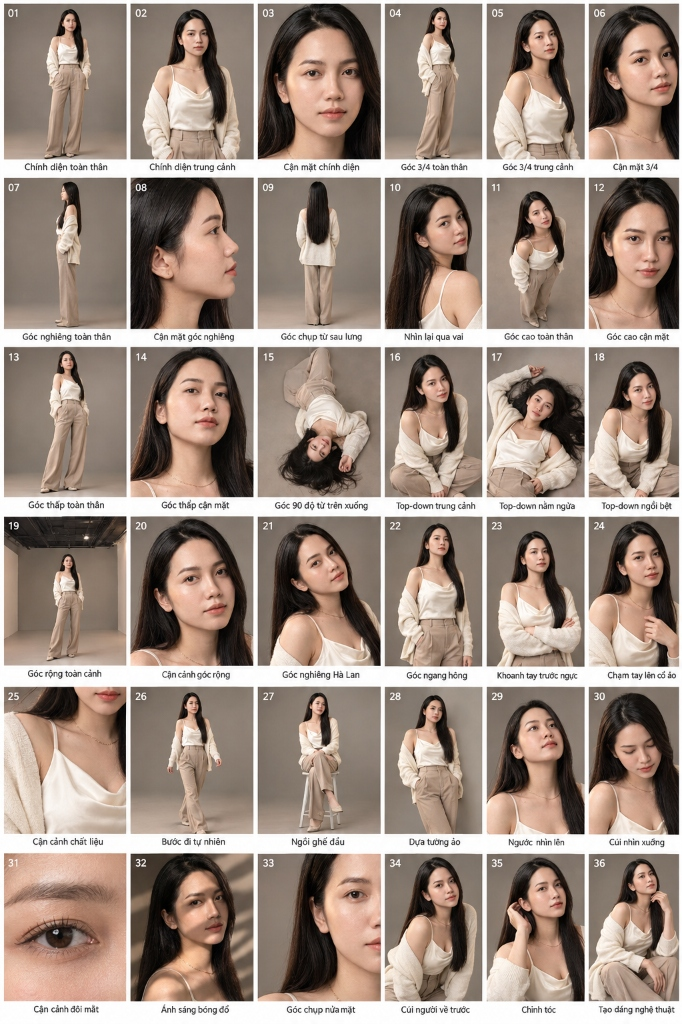
#> input picture assets/datasets/koc/archive_old/master_koc_36_storyboard_v4_new.jpg, 682 x 1024 px, found by its file name
$ python crop_old_36_poses.py
#> lines starting #> are read from the running program, lines starting #| are printed output that depends on the picture
"""
Crop the 36 poses from the master storyboard v4 into individual reference images.
Grid is 6 columns x 6 rows = 36 cells.
"""

import os
from pathlib import Path
from PIL import Image

SRC_PATH = Path("/Volumes/Data/gobi-social/assets/datasets/koc/archive_old/master_koc_36_storyboard_v4_new.jpg")
OUT_DIR = Path("/Volumes/Data/gobi-social/assets/datasets/koc/old_reference_poses")
OUT_DIR.mkdir(parents=True, exist_ok=True)

im = Image.open(SRC_PATH)
#> im is the input picture: PIL image 682x1024 RGB; mean R, G, B 157.8, 140.3, 129
width, height = im.size
#> width = 682; height = 1024

COLS = 6
ROWS = 6

cell_w = width / COLS
#> cell_w = 113.7
cell_h = height / ROWS
#> cell_h = 170.7

POSE_NAMES = [
    "01_chinh_dien_toan_than",
    "02_chinh_dien_trung_canh",
    "03_can_mat_chinh_dien",
    "04_goc_3_4_toan_than",
    "05_goc_3_4_trung_canh",
    "06_can_mat_3_4",
    "07_goc_nghieng_toan_than",
    "08_can_mat_goc_nghieng",
    "09_goc_chup_sau_lung",
    "10_nhin_lai_qua_vai",
    "11_goc_cao_toan_than",
    "12_goc_cao_can_mat",
    "13_goc_thap_toan_than",
    "14_goc_thap_can_mat",
    "15_goc_90_do_tren_xuong",
    "16_top_down_trung_canh",
    "17_top_down_nam_ngua",
    "18_top_down_ngoi_bet",
    "19_goc_rong_toan_canh",
    "20_can_canh_goc_rong",
    "21_goc_nghieng_ha_lan",
    "22_goc_ngang_hong",
    "23_khoanh_tay_truoc_nguc",
    "24_cham_tay_len_co_ao",
    "25_can_canh_chat_lieu",
    "26_buoc_di_tu_nhien",
    "27_ngoi_ghe_dau",
    "28_dua_tuong_ao",
    "29_nguoc_nhin_len",
    "30_cui_nhin_xuong",
    "31_can_canh_doi_mat",
    "32_anh_sang_bong_do",
    "33_goc_chup_nua_mat",
    "34_cui_nguoi_ve_truoc",
    "35_chinh_toc",
    "36_tao_dang_nghe_thuat"
]

for idx, name in enumerate(POSE_NAMES):
    r = idx // COLS
    c = idx % COLS

    left = int(c * cell_w)
    top = int(r * cell_h)
    right = int((c + 1) * cell_w) if c < COLS - 1 else width
    bottom = int((r + 1) * cell_h) if r < ROWS - 1 else height

    cell_img = im.crop((left, top, right, bottom))
    out_file = OUT_DIR / f"{name}.jpg"
    cell_img.save(out_file, quality=95)
    print(f"Saved: {out_file.name} ({cell_img.size})")
#> this loop made 36 passes
#> pass 1, `cell_img = im.crop((left, top, right, bottom))`:
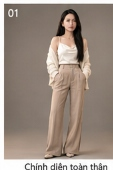
#> cell_img: PIL image 113x170 RGB; mean R, G, B 155, 140.3, 129.5
#> pass 2, `cell_img = im.crop((left, top, right, bottom))`:
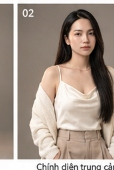
#> cell_img: PIL image 114x170 RGB; mean R, G, B 162.8, 147.5, 136.1
#> pass 3, `cell_img = im.crop((left, top, right, bottom))`:
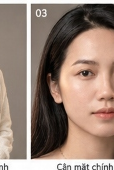
#> cell_img: PIL image 114x170 RGB; mean R, G, B 151.6, 130.1, 117.7
#> after the loop:
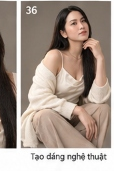
#> cell_img: PIL image 114x171 RGB; mean R, G, B 165.7, 150.2, 139.6

print(f"\nSuccessfully cropped {len(POSE_NAMES)} reference poses into {OUT_DIR}")

$ run again, with assets/datasets/koc/archive_old/MASTER_KOC_DNA.jpg copied over assets/datasets/koc/archive_old/master_koc_36_storyboard_v4_new.jpg
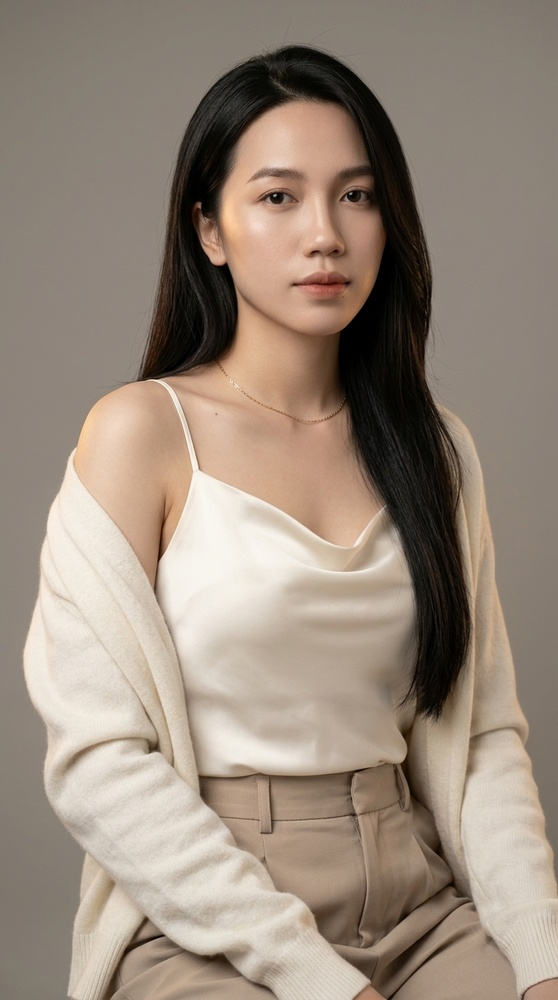
#> input picture assets/datasets/koc/archive_old/MASTER_KOC_DNA.jpg, 558 x 1000 px, shrunk from 768 x 1376 before the run, found by its file name
#> im is the input picture: PIL image 558x1000 RGB; mean R, G, B 152.8, 138, 124.2
#> the loop `for idx, name in enumerate(POSE_NAMES):` made 36 passes
#> pass 1, `cell_img = im.crop((left, top, right, bottom))`:
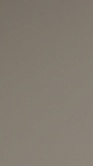
#> cell_img: PIL image 93x166 RGB; mean R, G, B 131.4, 123.6, 113
#> after the loop `for idx, name in enumerate(POSE_NAMES):`:
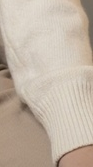
#> cell_img: PIL image 93x167 RGB; mean R, G, B 194.3, 180.3, 165.6

$ run again, with assets/datasets/koc/archive_old/authentic_koc_portrait_v4.jpg copied over assets/datasets/koc/archive_old/master_koc_36_storyboard_v4_new.jpg
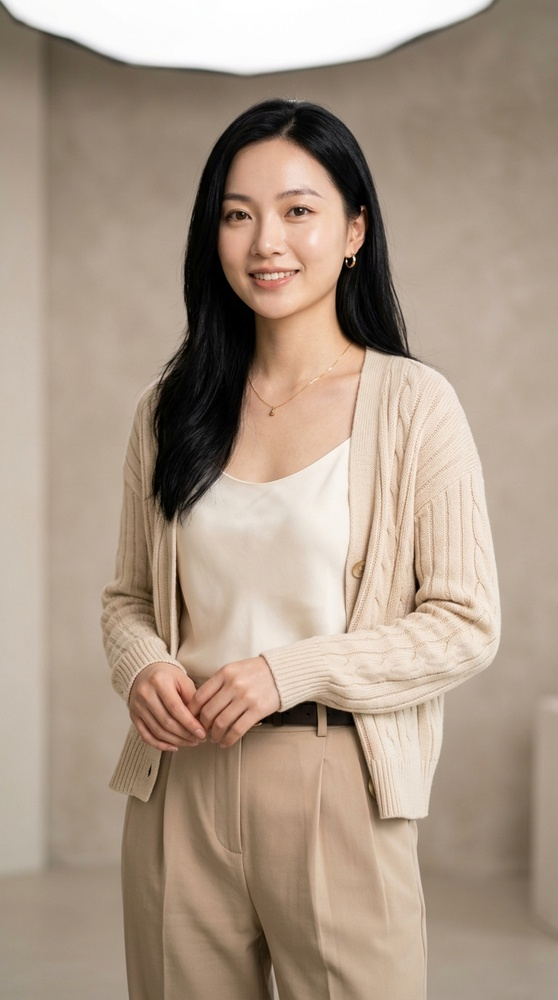
#> input picture assets/datasets/koc/archive_old/authentic_koc_portrait_v4.jpg, 558 x 1000 px, shrunk from 768 x 1376 before the run, found by its file name
#> im is the input picture: PIL image 558x1000 RGB; mean R, G, B 171.1, 152.9, 136.3
#> the loop `for idx, name in enumerate(POSE_NAMES):` made 36 passes
#> pass 1, `cell_img = im.crop((left, top, right, bottom))`:
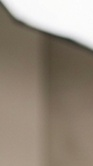
#> cell_img: PIL image 93x166 RGB; mean R, G, B 149.8, 138.4, 125
#> after the loop `for idx, name in enumerate(POSE_NAMES):`:
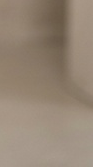
#> cell_img: PIL image 93x167 RGB; mean R, G, B 149.4, 133.5, 116.9

$ run again, with assets/datasets/koc/archive_old/cinematic_koc_36_storyboard_v2.jpg copied over assets/datasets/koc/archive_old/master_koc_36_storyboard_v4_new.jpg
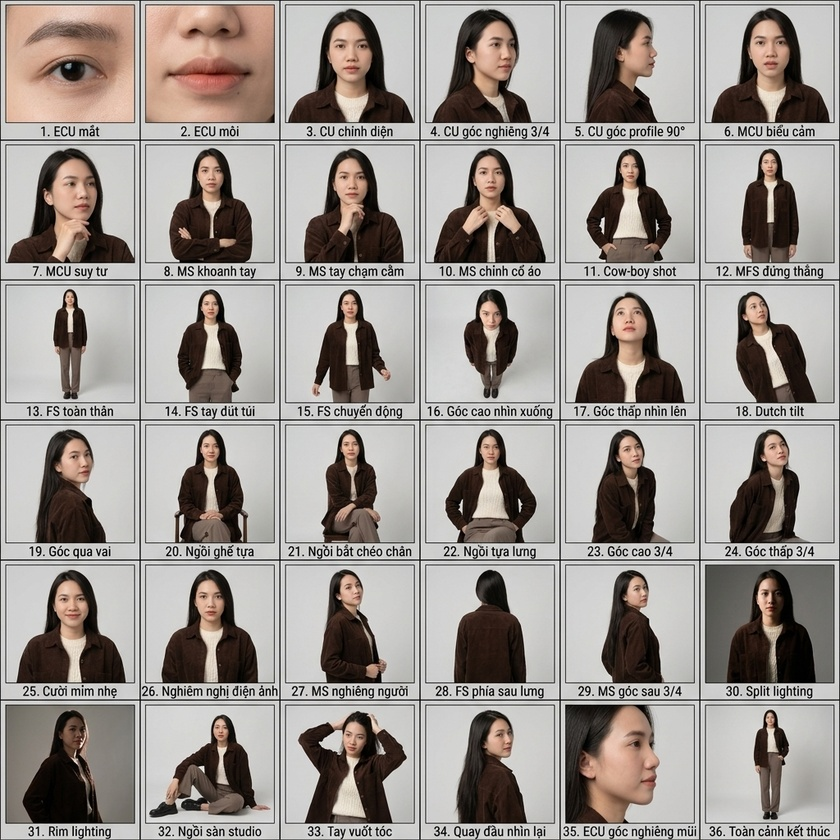
#> input picture assets/datasets/koc/archive_old/cinematic_koc_36_storyboard_v2.jpg, 840 x 840 px, shrunk from 1024 x 1024 before the run, found by its file name
#> im is the input picture: PIL image 840x840 RGB; mean R, G, B 155, 148.2, 143.3
#> the loop `for idx, name in enumerate(POSE_NAMES):` made 36 passes
#> pass 1, `cell_img = im.crop((left, top, right, bottom))`:
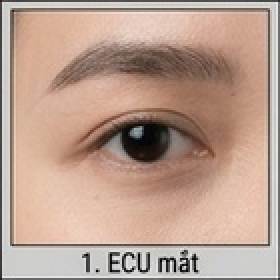
#> cell_img: PIL image 140x140 RGB (shown 2 times larger); mean R, G, B 187.3, 159.3, 144.3
#> after the loop `for idx, name in enumerate(POSE_NAMES):`:
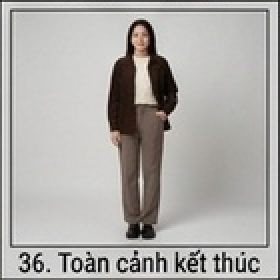
#> cell_img: PIL image 140x140 RGB (shown 2 times larger); mean R, G, B 174.3, 172.2, 168.9
